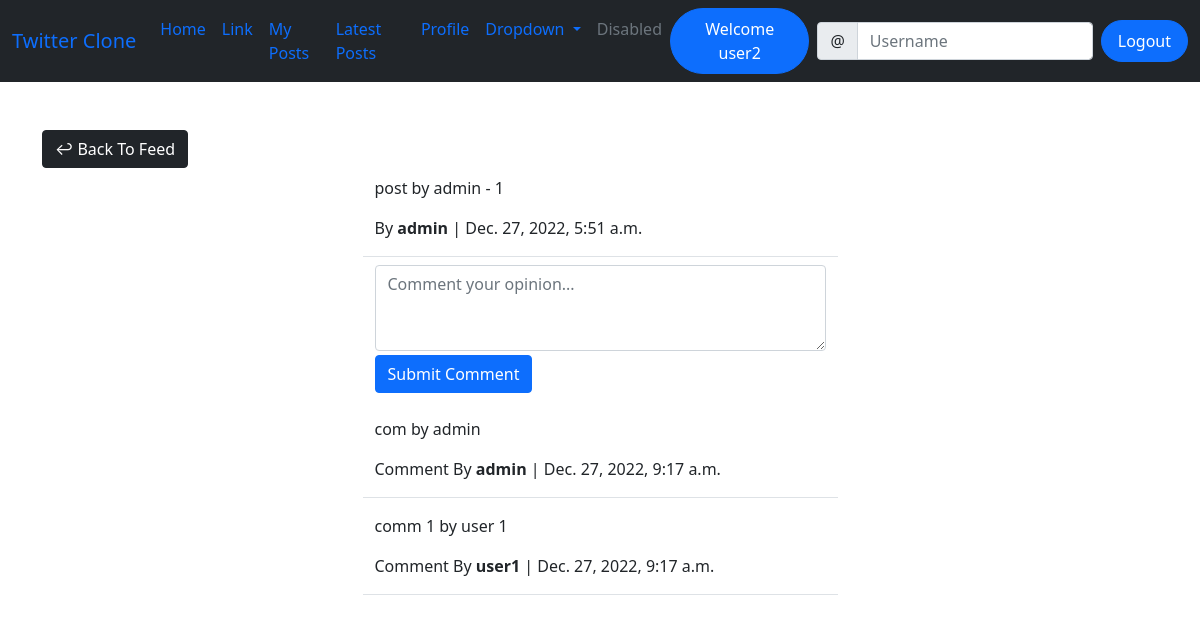
Screenshot of /post/44 (signed in) with the database file from the repository.
### social/models.py (models this page shows)
class Post(models.Model):
    body = models.TextField()
    created_on = models.DateTimeField(default=timezone.now)
    author = models.ForeignKey(User, on_delete=models.CASCADE)

class Comment(models.Model):
    comment = models.TextField()
    created_on = models.DateTimeField(default=timezone.now)
    author = models.ForeignKey(User, on_delete=models.CASCADE)
    post = models.ForeignKey('Post', on_delete=models.CASCADE)

### social/views.py (the view, shortened to what this page needs)
# urls.py: path('post/<int:pk>', PostDetailView.as_view(), name='post-detail'),
class PostDetailView(LoginRequiredMixin, View):
    def get(self, request, pk, *args, **kwargs):
        post = Post.objects.get(pk=pk)
        form = CommentForm()
        comments = Comment.objects.filter(post=post).order_by('-created_on')
        context = {
            'post': post,
            'form': form,
            'comments': comments,
        }
        return render(request, 'social/post_detail.html', context)

### social/forms.py
class CommentForm(forms.ModelForm):
    comment = forms.CharField(
        label='',
        widget=forms.Textarea(attrs={
            'rows': '3',
            'placeholder': 'Comment your opinion...'
        })
    )
    class Meta:
        model = Comment
        fields = ['comment']

### templates/social/post_detail.html (shortened to what this page needs)
{% extends 'base.html' %}
{% load crispy_forms_tags %}
{% block content %}
<div class="container">
    <div class="row mt-5">
        <div class="col-md-5 col-sm-6">
           <a href="{% url 'latest-post-list' %}" class="btn btn-dark">&#8617; Back To Feed</a>
        </div>
    </div>
    <div class="row justify-content-center mt-2">
        <div class="col-md-5 col-sm-12 border-bottom">
            <p>{{ post.body }}</p>
            <p>
                By <strong>{{ post.author }}</strong>
                | {{ post.created_on }}
            </p>
        </div>
    </div>
    <div class="row justify-content-center mt-2">
        <div class="col-md-5 col-sm-12">
            <form action="" method="POST">
                {{ form | crispy }}
                <div class="d-grip gap-2">
                    <button class="btn btn-primary mt-1 mb-3">Submit Comment</button>
                </div>
            </form>
        </div>
    </div>
    {% for comment in comments %}
    <div class="row justify-content-center mt-2 mb-3">
        <div class="col-md-5 col-sm-12 border-bottom">
            <p>{{comment.comment}}</p>
            <p>Comment By <strong>{{comment.author}}</strong> | {{ comment.created_on }} </p>
        </div>
    </div>
    {% endfor %}
</div>
{% endblock content %}

### templates/landing/navbar.html (shortened to what this page needs)
<nav class="navbar navbar-expand-lg bg-dark">
    <div class="container-fluid">
      <a class="navbar-brand" href="#">Twitter Clone</a>
      <div class="collapse navbar-collapse" id="navbarSupportedContent">
        <ul class="navbar-nav me-auto mb-2 mb-lg-0">
          <li class="nav-item">
            <a class="nav-link active" aria-current="page"
            {% if request.user.is_authenticated %}
              href="{% url 'latest-post-list' %}"
            {% else %}
              href="{% url 'index' %}"
            {% endif %}
            >Home</a>
          </li>
          <li class="nav-item">
            <a class="nav-link" href="#">Link</a>
          </li>
          {% if request.user.is_authenticated %}
          <li class="nav-item">
            <a class="nav-link" href="{% url 'my-post-list' %}">My Posts</a>
          </li>
          {% endif %}
          <li class="nav-item">
            <a class="nav-link" href="{% url 'latest-post-list' %}">Latest Posts</a>
          </li>
          <li class="nav-item d-flex">
            {% if request.user.is_authenticated %}
            <a class="nav-link" href="#">
              </i>Profile</a>
            {% endif %}
          </li>
          <li class="nav-item dropdown">
            <a class="nav-link dropdown-toggle" href="#" role="button" data-bs-toggle="dropdown" aria-expanded="false">
              Dropdown
            </a>
          </li>
          <li class="nav-item">
            <a class="nav-link disabled">Disabled</a>
          </li>
        </ul>
        <li class="nav-item d-flex">
          {% if request.user.is_authenticated %}
          <a class="nav-link btn btn-primary rounded-pill" href="#">Welcome {{request.user}}</a>
          {% endif %}
        </li>
        <form class="d-flex" role="search">
            <div class="input-group mx-2">
              <span class="input-group-text " id="basic-addon1">@</span>
              <input type="text" class="form-control" placeholder="Username" aria-label="Username" aria-describedby="basic-addon1">
            </div>
        </form>
        <li class="nav-item d-flex">
          {% if request.user.is_authenticated %}
          <a class="nav-link btn btn-primary rounded-pill" href="{% url 'account_logout' %}">Logout</a>
          {% endif %}
        </li>
      </div>
    </div>
  </nav>

### rows the page displays
Post: body "post by admin - 1", author "admin", created_on "Dec. 27, 2022, 5:51 a.m."
Comment: comment "com by admin", author "admin", created_on "Dec. 27, 2022, 9:17 a.m."
Comment: comment "comm 1 by user 1", author "user1", created_on "Dec. 27, 2022, 9:17 a.m."

### other values shown
{{ request.user }} "user2"
